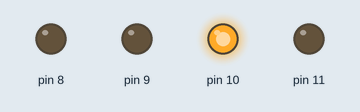
Simulated run of this sketch. Board: Arduino Uno, built with avr-gcc and run on an emulated ATmega328P. On the bench: output pins drawn as LEDs (lit = HIGH).

Above: at 0.5 s.
At 0.8 s:
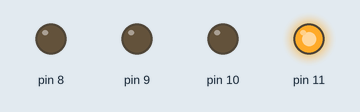
At 1.9 s:
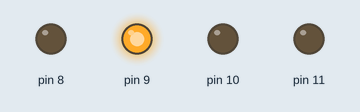
At 3.2 s:
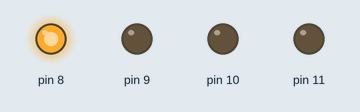
Timing chart, 0 to 3.7 s (numbered marks = the images above):
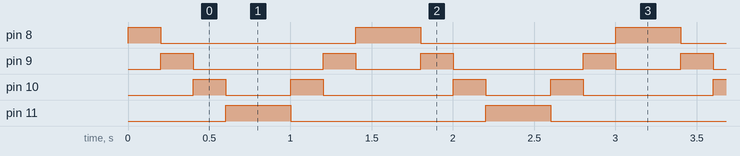

Measured:
- by itself, pin 8: repeats every 1.6 s: LOW 1.2 s, HIGH 0.40 s
- by itself, pin 9: repeats every 1.6 s: LOW 0.80 s, HIGH 0.20 s, LOW 0.40 s, HIGH 0.20 s
- by itself, pin 10: repeats every 1.6 s: LOW 0.40 s, HIGH 0.20 s, LOW 0.80 s, HIGH 0.20 s
- by itself, pin 11: alternates HIGH for 0.40 s and LOW for 1.2 s

The sketch:

lab13c.ino
```cpp
void setup() {
  DDRB |= (1 << PB0) | (1 << PB1) | (1 << PB2) | (1 << PB3); // PB0-PB3 como salidas
}

void loop() {
  // Ida: LED 1 (i=0) -> LED 4 (i=3)
  for (uint8_t i = 0; i < 4; i++) {
    uint8_t valor = (1 << i);
    asm volatile ("out %0, %1" : : "I" (0x05), "r" (valor));    delay(200);
  }

  // Vuelta: LED 4 (i=3) -> LED 1 (i=0)
  for (int i = 3; i >= 0; i--) {
    uint8_t valor = (1 << i);
    asm volatile ("out %0, %1" : : "I" (0x05), "r" (valor));
    delay(200);
  }
}
```
